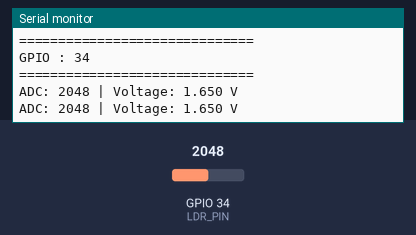
This sketch was run on a simulated ESP32. Shown: the last lines printed to the serial monitor. Inputs (shaded band) come from the test bench; at power-on: GPIO 34 (LDR_PIN) = 2048 (analog values on the 0–4095 scale).

Above: at 2.2 s.
2.3 s: GPIO 34 (LDR_PIN) set to 2866
At 3.6 s:
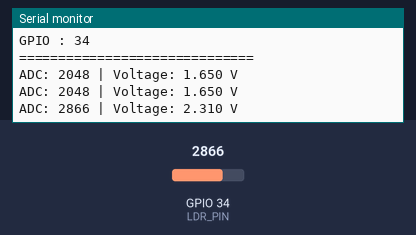
3.8 s: GPIO 34 (LDR_PIN) set to 3603
At 4.7 s:
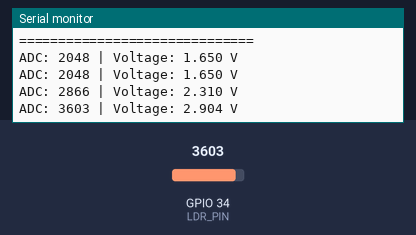
Timing chart, 0 to 6.8 s (numbered marks = the images above; inputs shaded):
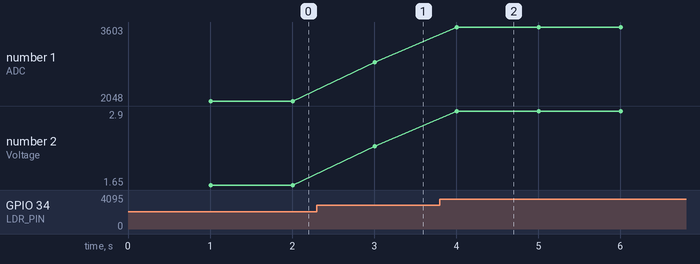

The sketch:

ldr.ino
```cpp
// ==========================================
// LDR SENSOR TEST
// LDR AO -> GPIO 34
// ==========================================

#define LDR_PIN 34

void setup() {

  Serial.begin(115200);

  pinMode(LDR_PIN, INPUT);

  // ESP32 ADC 12-bit
  analogReadResolution(12);

  Serial.println("==============================");
  Serial.println("       LDR SENSOR TEST");
  Serial.println("==============================");
  Serial.println("GPIO : 34");
  Serial.println("==============================");

  delay(1000);
}

void loop() {

  int adcValue = analogRead(LDR_PIN);

  // Konversi ADC menjadi tegangan
  float voltage = (adcValue / 4095.0) * 3.3;

  Serial.print("ADC: ");
  Serial.print(adcValue);

  Serial.print(" | Voltage: ");
  Serial.print(voltage, 3);

  Serial.println(" V");

  delay(1000);
}
```

Measured:
- after the input at 2.3 s, the serial monitor: prints a new line after 0.71 s (image 1)
- after the input at 3.8 s, the serial monitor: prints a new line after 0.21 s (image 2)
- plotted number 1: 2048 → 2866 after the input at 2.3 s, 2866 → 3603 after the input at 3.8 s
- plotted number 2: 1.65 → 2.31 after the input at 2.3 s, 2.31 → 2.9 after the input at 3.8 s
